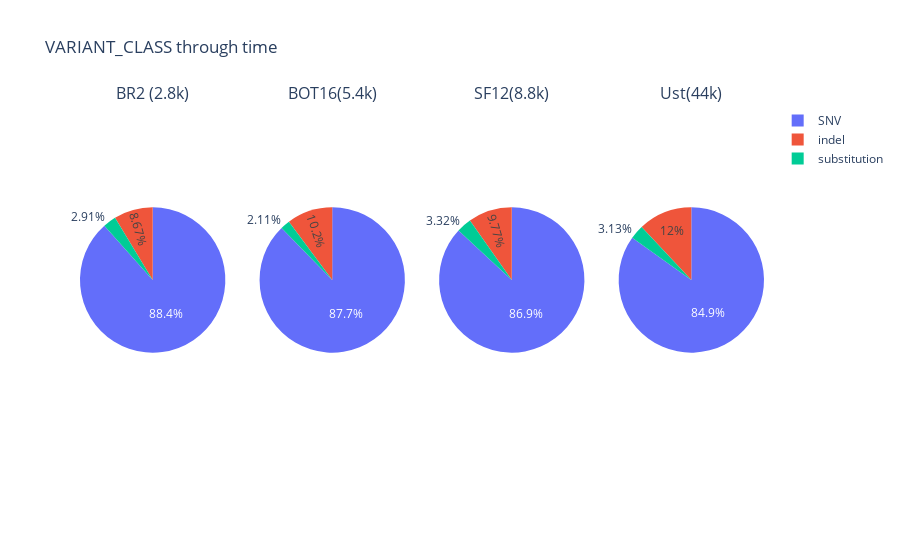

The cell this chart's notebook holds for it:
### Code cell
fig = make_subplots(1, 4, specs=[[{'type':'domain'}, {'type':'domain'}, {'type':'domain'}, {'type':'domain'}]],
                    subplot_titles=['BR2 (2.8k)', 'BOT16(5.4k)','SF12(8.8k)','Ust(44k)'])

fig.add_trace(go.Pie(labels=count_vc_bwa_BR2["ID"], values=count_vc_bwa_BR2["pct"], scalegroup='one',
                     name="BWA"), 1, 1)
fig.add_trace(go.Pie(labels=count_vc_bwa_BOT["ID"], values=count_vc_bwa_BOT["pct"], scalegroup='one',
                     name="BWA"), 1, 2)
fig.add_trace(go.Pie(labels=count_vc_bwa_SF12["ID"], values=count_vc_bwa_SF12["pct"], scalegroup='one',
                     name="BWA"), 1, 3)
fig.add_trace(go.Pie(labels=count_vc_bwa_Ust["ID"], values=count_vc_bwa_Ust["pct"], scalegroup='one',
                     name="BWA"), 1, 4)

fig.update_layout(title_text='VARIANT_CLASS through time')
fig.show()

### Figure 1 — Plotly figure (JSON) as saved in the notebook; plotly's stock layout.template omitted (floating-point values rounded to 4 significant figures)
{"data": [{"domain": {"x": [0, 0.2125], "y": [0, 1]}, "labels": ["SNV", "indel", "substitution"], "name": "BWA", "scalegroup": "one", "type": "pie", "values": [88.43, 8.669, 2.905]}, {"domain": {"x": [0.2625, 0.475], "y": [0, 1]}, "labels": ["SNV", "indel", "substitution"], "name": "BWA", "scalegroup": "one", "type": "pie", "values": [87.72, 10.17, 2.107]}, {"domain": {"x": [0.525, 0.7375], "y": [0, 1]}, "labels": ["SNV", "indel", "substitution"], "name": "BWA", "scalegroup": "one", "type": "pie", "values": [86.91, 9.774, 3.32]}, {"domain": {"x": [0.7875, 1], "y": [0, 1]}, "labels": ["SNV", "indel", "substitution"], "name": "BWA", "scalegroup": "one", "type": "pie", "values": [84.88, 11.98, 3.132]}], "layout": {"annotations": [{"font": {"size": 16}, "showarrow": false, "text": "BR2 (2.8k)", "x": 0.1062, "xanchor": "center", "xref": "paper", "y": 1, "yanchor": "bottom", "yref": "paper"}, {"font": {"size": 16}, "showarrow": false, "text": "BOT16(5.4k)", "x": 0.3688, "xanchor": "center", "xref": "paper", "y": 1, "yanchor": "bottom", "yref": "paper"}, {"font": {"size": 16}, "showarrow": false, "text": "SF12(8.8k)", "x": 0.6313, "xanchor": "center", "xref": "paper", "y": 1, "yanchor": "bottom", "yref": "paper"}, {"font": {"size": 16}, "showarrow": false, "text": "Ust(44k)", "x": 0.8938, "xanchor": "center", "xref": "paper", "y": 1, "yanchor": "bottom", "yref": "paper"}], "title": {"text": "VARIANT_CLASS through time"}}}
